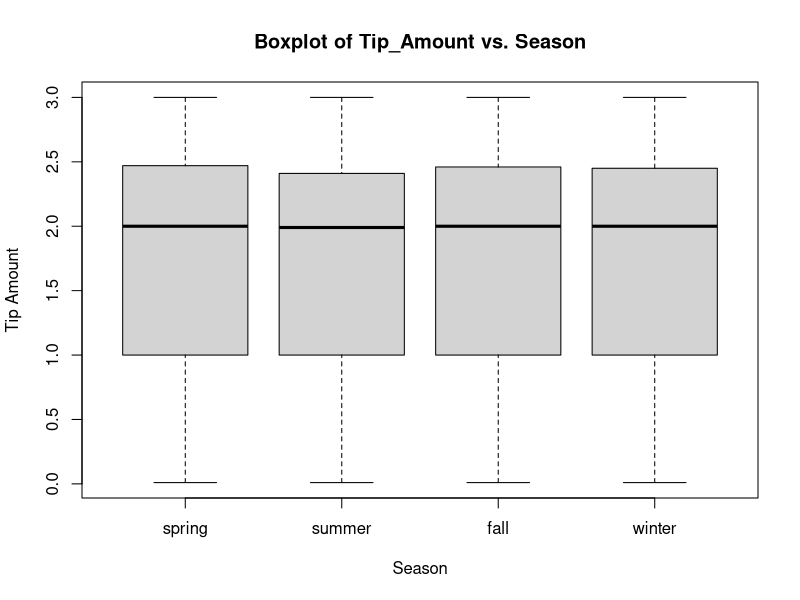

Write the R code that produced this figure.
df = read.csv("coef.csv")
df

season = data.frame("spring" = c(0.01, 1, 2, 2.47, 3),
                    "summer" = c(0.01, 1, 1.99, 2.41, 3),
                    "fall" = c(0.01, 1, 2, 2.46,3),
                    "winter" = c(0.01, 1, 2, 2.45, 3))


boxplot(season, main = "Boxplot of Tip_Amount vs. Season", xlab = "Season", ylab = "Tip Amount")
